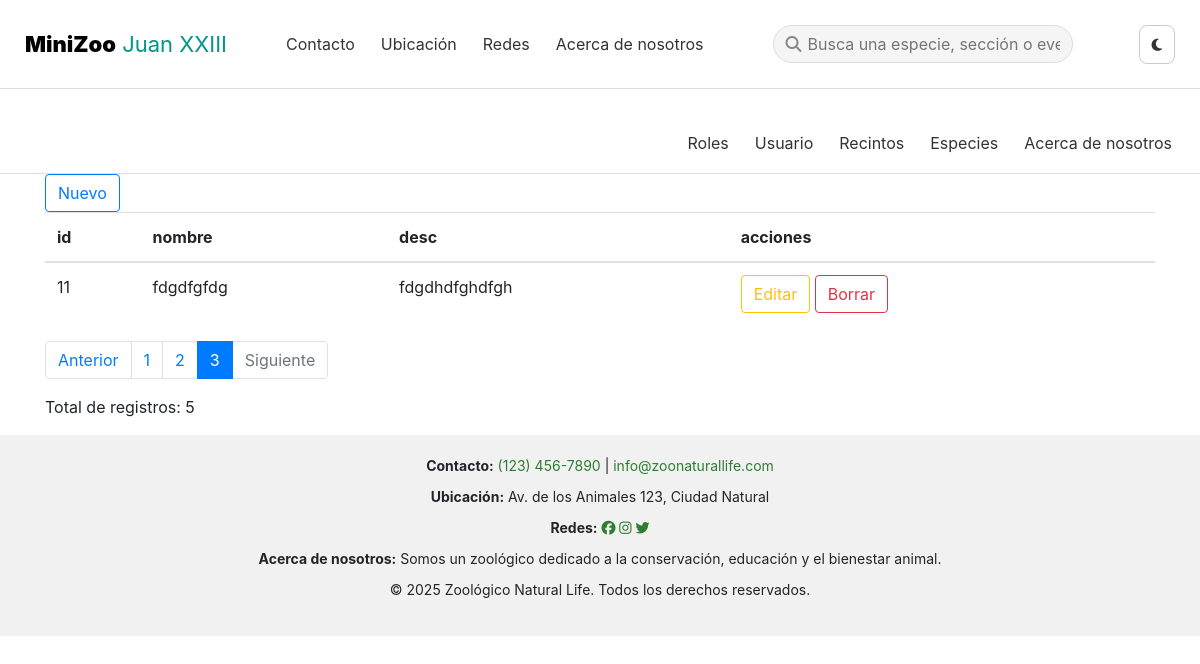
The page /pruebas/roles/index.php?pagina=3 on the database its author committed.
### tables this page shows
CREATE TABLE `roles` (
  `id` int(11) NOT NULL,
  `nombre` varchar(191) NOT NULL,
  `descripcion` text DEFAULT NULL
);

### pruebas/roles/_list.php (the view, shortened to what this page needs)
<?php
require_once '../lib/Paginacion.php';
$paginacion = new Paginacion($con, 'roles', isset($_GET['pagina']) ? $_GET['pagina'] : 1, 2);
$rs = $paginacion->obtenerDatos();
?>
<a href="index.php?accion=nuevo" class="btn btn-outline-primary">Nuevo</a><br>
    <table class="table">
        <thead>
            <tr>
                <th>id</th>
                <th>nombre</rh>
                <th>desc</th>
                <th>acciones</th>
            </tr>
        </thead>
        <tbody>
            <?php
            while ($dato = $rs->fetch_assoc()) {
            ?>
                <tr>
                    <td><?php echo $dato['id']; ?></td>
                    <td><?php echo $dato['nombre']; ?></td>
                    <td><?php echo $dato['descripcion']; ?></td>
                    <td>
                        <a href="index.php?accion=editar&id=<?php echo $dato['id']; ?>" class="btn btn-outline-warning">Editar</a>
                        <a href="index.php?accion=borrar&id=<?php echo $dato['id']; ?>" class="btn btn-outline-danger">Borrar</a>
                    </td>
                </tr>
            <?php } ?>
        </tbody>
    </table>
<div>
                <?php
              $totalPaginas = $paginacion->totalPaginas();
                if ($totalPaginas > 1) {
                    echo $paginacion->mostrarBarrasNavegacion();
                }
                ?>
                <p>Total de registros: <?php echo $paginacion->totalRegistros; ?></p>
</div>

### pruebas/css/style.css (style rules this page uses)
* { margin: 0; padding: 0; box-sizing: border-box; }
html, body { height: 98%; margin: 0; display: flex; flex-direction: column; }
body { font-family: 'Segoe UI', sans-serif; scroll-behavior: smooth; line-height: 1.6; background-color: #fff; color: #000; }

### rows shown on the page
roles: id "11", nombre "fdgdfgfdg", descripcion "fdgdhdfghdfgh"

### other values the page prints
$paginacion->totalRegistros "5"
